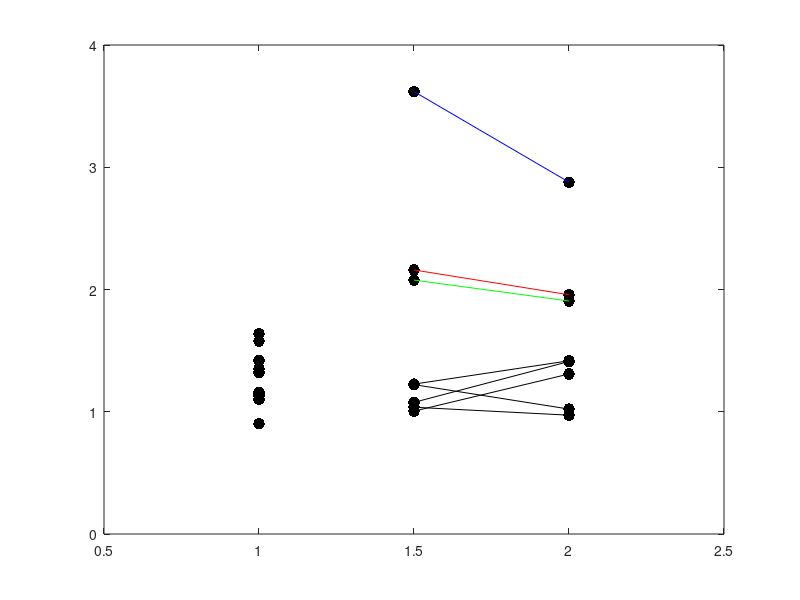
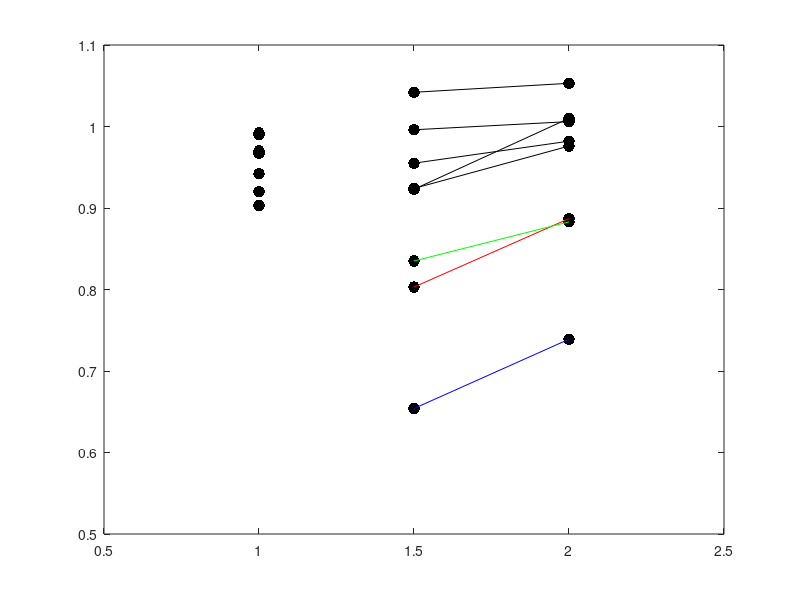
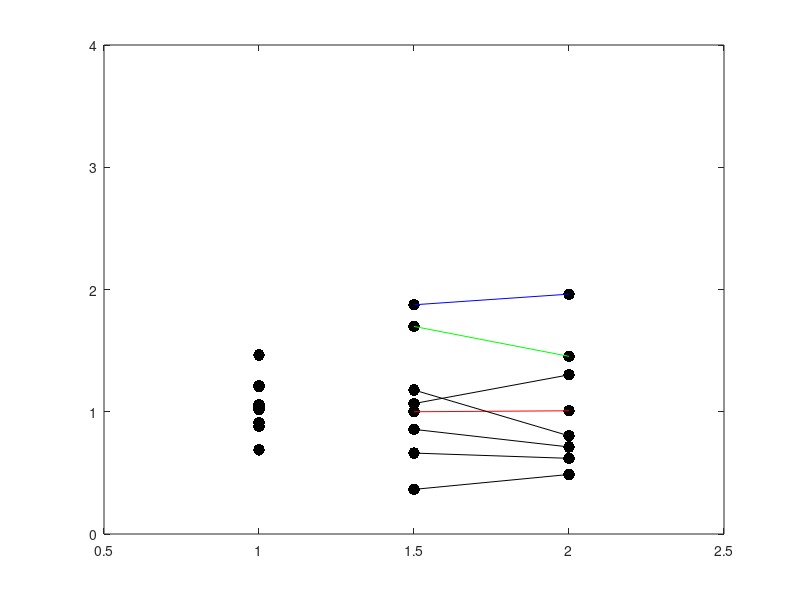
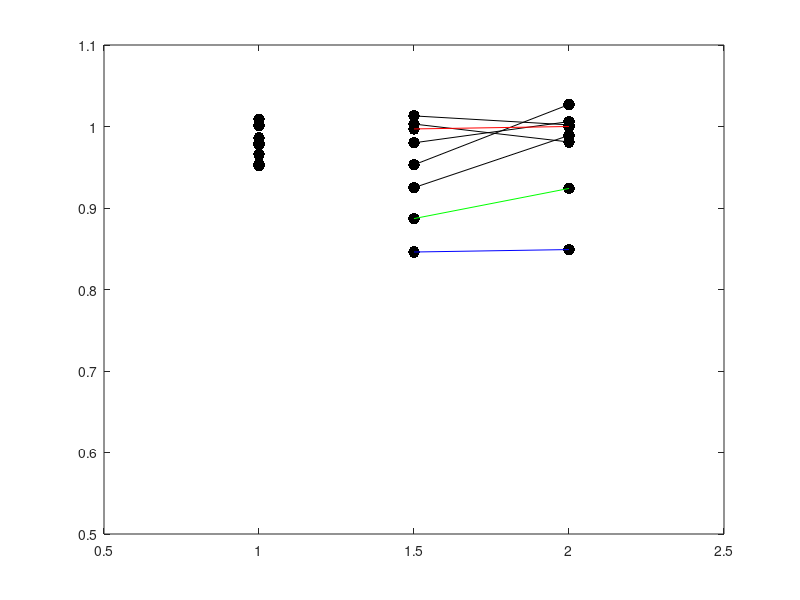

Recreate these plots in MATLAB, in order. (Note: this script raises an error after producing the figures.)
function patient_plots()
%PATIENT_PLOTS Summary of this function goes here
%   Detailed explanation goes here

% COMPARISON PLOTS
% PRIMARY ERROR
% 
colz = [1 1 1 1 1 1 1 1 1 1.5 1.5 1.5 1.5 1.5 1.5 1.5 1.5 2 2 2 2 2 2 2 2];
valz = [1.132 1.351 1.637 1.159 1.578 0.901 1.421 1.319 1.101 1.005 1.037 1.077 1.226 2.160 1.222 2.077 3.619 1.309 0.972 1.411 1.417 1.957 1.022 1.906 2.878];
p1 = [1.005 1.309];
p2 = [1.037	0.972];
p3 = [1.077 1.411];
p4 = [1.226	1.417];
p5 = [2.160	1.957];
p6 = [1.222	1.022];
p7 = [2.077	1.906];
p8 = [3.619 2.878];
col2 = [1.5 2];

figure('Name','No break trials primary error','NumberTitle','off')
plot(colz,valz,'.k','MarkerSize',25);
hold all
plot(col2,p1,'k')
plot(col2,p2,'k')
plot(col2,p3,'k')
plot(col2,p4,'k')
plot(col2,p5,'r')
plot(col2,p6,'k')
plot(col2,p7,'g')
plot(col2,p8,'b')
axis([.5,2.5,.0,4])

% % PRIMARY GAIN

colz = [1 1 1 1 1 1 1 1 1 1.5 1.5 1.5 1.5 1.5 1.5 1.5 1.5 2 2 2 2 2 2 2 2];
valz = [0.970 0.970 0.903 0.942 0.967 0.990 0.920 0.968 0.992 1.042 0.996 0.955 0.923 0.803 0.924 0.835 0.654 1.053 1.006 0.982 1.010 0.887 0.976 0.883 0.739];

p1 = [1.042 1.053];
p2 = [0.996	1.006];
p3 = [0.955 0.982];
p4 = [0.923	1.010];
p5 = [0.803	0.887];
p6 = [0.924	0.976];
p7 = [0.835	0.883];
p8 = [0.654 0.739];
col2 = [1.5 2];

figure('Name','No break trials primary gain','NumberTitle','off')
plot(colz,valz,'.k','MarkerSize',25);
hold all
plot(col2,p1,'k')
plot(col2,p2,'k')
plot(col2,p3,'k')
plot(col2,p4,'k')
plot(col2,p5,'r')
plot(col2,p6,'k')
plot(col2,p7,'g')
plot(col2,p8,'b')
axis([.5,2.5,.5,1.1]) 

% % FINAL ERROR
% 
colz = [1 1 1 1 1 1 1 1 1 1.5 1.5 1.5 1.5 1.5 1.5 1.5 1.5 2 2 2 2 2 2 2 2];
valz = [0.880 1.034 1.204 0.910 1.464 0.688 1.058 1.214 1.017 0.365 0.856 0.662 1.067 1.000 1.178 1.698 1.875 0.487 0.712 0.619 1.302 1.008 0.803 1.453 1.962];

p1 = [0.365 0.487];
p2 = [0.856 0.712];
p3 = [0.662 0.619];
p4 = [1.067 1.302];
p5 = [1.000 1.008];
p6 = [1.178 0.803];
p7 = [1.698 1.453];
p8 = [1.875 1.962];
col2 = [1.5 2];

figure('Name','No break trials final error','NumberTitle','off')
plot(colz,valz,'.k','MarkerSize',25);
hold all
plot(col2,p1,'k')
plot(col2,p2,'k')
plot(col2,p3,'k')
plot(col2,p4,'k')
plot(col2,p5,'r')
plot(col2,p6,'k')
plot(col2,p7,'g')
plot(col2,p8,'b')
axis([.5,2.5,.0,4])

% % Final GAIN

colz = [1 1 1 1 1 1 1 1 1 1.5 1.5 1.5 1.5 1.5 1.5 1.5 1.5 2 2 2 2 2 2 2 2];
valz = [0.980 1.001 0.986 0.966 0.978 1.009 0.978 0.954 0.952 1.013 0.980 1.003 0.953 0.997 0.925 0.887 0.846 1.002 1.006 0.981 1.027 1.000 0.989 0.924 0.849];

p1 = [1.013 1.002];
p2 = [0.980 1.006];
p3 = [1.003 0.981];
p4 = [0.953 1.027];
p5 = [0.997 1.000];
p6 = [0.925 0.989];
p7 = [0.887 0.924];
p8 = [0.846 0.849];
col2 = [1.5 2];

figure('Name','No break trials final gain','NumberTitle','off')
plot(colz,valz,'.k','MarkerSize',25);
hold all
plot(col2,p1,'k')
plot(col2,p2,'k')
plot(col2,p3,'k')
plot(col2,p4,'k')
plot(col2,p5,'r')
plot(col2,p6,'k')
plot(col2,p7,'g')
plot(col2,p8,'b')
axis([.5,2.5,.5,1.1]) 

% % SRT

colz = [1 1 1 1 1 1 1 1 1 1.5 1.5 1.5 1.5 1.5 1.5 1.5 1.5 2 2 2 2 2 2 2 2];
valz = [219 277 263 261 304 227 279 314 290 396 305 324 233 383 291 288 281 392 294 316 234 416 295 309 327];

p1 = [396 392];
p2 = [305 294];
p3 = [324 316];
p4 = [233 234];
p5 = [383 416];
p6 = [291 295];
p7 = [288 309];
p8 = [281 327];
col2 = [1.5 2];

figure('Name','No break trials SRT','NumberTitle','off')
plot(colz,valz,'.k','MarkerSize',25);
hold all
plot(col2,p1,'k')
plot(col2,p2,'k')
plot(col2,p3,'k')
plot(col2,p4,'k')
plot(col2,p5,'r')
plot(col2,p6,'k')
plot(col2,p7,'g')
plot(col2,p8,'b')
axis([.5,2.5,0,500]) 

% % PRIMARY GAIN VARIABILITY

colz = [1 1 1 1 1 1 1 1 1 1.5 1.5 1.5 1.5 1.5 1.5 1.5 1.5 2 2 2 2 2 2 2 2];
valz = [0.163 0.200 0.170 0.105 0.159 0.111 0.151 0.232 0.135 0.274 0.144 0.204 0.124 0.235 0.137 0.174 0.262 0.170 0.084 0.230 0.167 0.254 0.125 0.203 0.242];

p1 = [0.170 0.274];
p2 = [0.144	0.084];
p3 = [0.204 0.230];
p4 = [0.124	0.167];
p5 = [0.235	0.254];
p6 = [0.137	0.125];
p7 = [0.174	0.203];
p8 = [0.262	0.242];
col2 = [1.5 2];

figure('Name','No break trials gain variability','NumberTitle','off')
plot(colz,valz,'.k','MarkerSize',25);
hold all
plot(col2,p1,'k')
plot(col2,p2,'k')
plot(col2,p3,'k')
plot(col2,p4,'k')
plot(col2,p5,'r')
plot(col2,p6,'k')
plot(col2,p7,'g')
plot(col2,p8,'b')
axis([.5,2.5,0,0.6]) 

%%%%%%%%%%%%%%%%%%%%%%%%%%%%%%%%
% SIGNIFANCE TESTING AND PLOTS %
%%%%%%%%%%%%%%%%%%%%%%%%%%%%%%%%

% % PRIMARY ERROR

grp = {'control' 'control' 'control' 'control' 'control' 'control' 'control' 'control' 'control' 'dlpfcc' 'dlpfcc' 'dlpfcc' 'dlpfcc' 'fefc' 'dlpfcc' 'dlpfcc' 'fefc' 'dlpfci' 'dlpfci' 'dlpfci' 'dlpfci' 'fefi' 'dlpfci' 'dlpfci' 'fefi'};
valz = [1.132 1.351 1.637 1.159 1.578 0.901 1.421 1.319 1.101 1.005 1.037 1.077 1.226 2.160 1.222 2.077 3.619 1.309 0.972 1.411 1.417 1.957 1.022 1.906 2.878];
cont = [1.132 1.351 1.637 1.159 1.578 0.901 1.421 1.319 1.101];
dlpfci = [1.005 1.037 1.077 1.226 1.222 2.077];
fefi = [2.160 3.619];
dlpfcc = [1.309 0.972 1.411 1.417 1.022 1.906];
fefc = [1.957 2.878];

p = kruskalwallis(valz,grp)
pdlpfci = ranksum(cont,dlpfci)
pdlpfcc = ranksum(cont,dlpfcc)
pfefi = ranksum(cont,fefi)
pfefc = ranksum(cont,fefc)

% figure('Name','Primary error','NumberTitle','off')
% meds = [median(cont); median(dlpfci); median(dlpfcc); median(fefi); median(fefc)];
% errs = [iqr(cont); iqr(dlpfci); iqr(dlpfcc); iqr(fefi); iqr(fefc)];
% h = barwitherr(errs,meds);

figure('Name','Primary error','NumberTitle','off')
gp = [1 1 1 1 1 1 1 1 1 2 2 2 2 4 2 2 4 3 3 3 3 5 3 3 5];
boxplot(valz,gp,'whisker',0,'symbol','r','plotstyle','compact');
ylim([0 4.5])

% % PRIMARY GAIN

grp = {'control' 'control' 'control' 'control' 'control' 'control' 'control' 'control' 'control' 'dlpfcc' 'dlpfcc' 'dlpfcc' 'dlpfcc' 'fefc' 'dlpfcc' 'dlpfcc' 'fefc' 'dlpfci' 'dlpfci' 'dlpfci' 'dlpfci' 'fefi' 'dlpfci' 'dlpfci' 'fefi'};
valz = [0.970 0.970 0.903 0.942 0.967 0.990 0.920 0.968 0.992 1.042 0.996 0.955 0.923 0.803 0.924 0.835 0.654 1.053 1.006 0.982 1.010 0.887 0.976 0.883 0.739];
cont = [0.970 0.970 0.903 0.942 0.967 0.990 0.920 0.968 0.992];
dlpfci = [1.042 0.996 0.955 0.923 0.924 0.835];
fefi = [0.803 0.654];
dlpfcc = [1.053 1.006 0.982 1.010 0.976 0.883];
fefc = [0.887 0.739];

p = kruskalwallis(valz,grp)
pdlpfci = ranksum(cont,dlpfci)
pdlpfcc = ranksum(cont,dlpfcc)
pfefi = ranksum(cont,fefi)
pfefc = ranksum(cont,fefc)

figure('Name','Primary gain','NumberTitle','off')
gp = [1 1 1 1 1 1 1 1 1 2 2 2 2 4 2 2 4 3 3 3 3 5 3 3 5];
boxplot(valz,gp,'whisker',0,'symbol','r','plotstyle','compact');
ylim([.5 1.1])

% % FINAL ERROR
% 
grp = {'control' 'control' 'control' 'control' 'control' 'control' 'control' 'control' 'control' 'dlpfcc' 'dlpfcc' 'dlpfcc' 'dlpfcc' 'fefc' 'dlpfcc' 'dlpfcc' 'fefc' 'dlpfci' 'dlpfci' 'dlpfci' 'dlpfci' 'fefi' 'dlpfci' 'dlpfci' 'fefi'};
valz = [0.880 1.034 1.204 0.910 1.464 0.688 1.058 1.214 1.017 0.365 0.856 0.662 1.067 1.000 1.178 1.698 1.875 0.487 0.712 0.619 1.302 1.008 0.803 1.453 1.962];

p = kruskalwallis(valz,grp)

figure('Name','Final error','NumberTitle','off')
gp = [1 1 1 1 1 1 1 1 1 2 2 2 2 4 2 2 4 3 3 3 3 5 3 3 5];
boxplot(valz,gp,'whisker',0,'symbol','r','plotstyle','compact');
ylim([0 4.5])

% % Final GAIN

grp = {'control' 'control' 'control' 'control' 'control' 'control' 'control' 'control' 'control' 'dlpfcc' 'dlpfcc' 'dlpfcc' 'dlpfcc' 'fefc' 'dlpfcc' 'dlpfcc' 'fefc' 'dlpfci' 'dlpfci' 'dlpfci' 'dlpfci' 'fefi' 'dlpfci' 'dlpfci' 'fefi'};
valz = [0.980 1.001 0.986 0.966 0.978 1.009 0.978 0.954 0.952 1.013 0.980 1.003 0.953 0.997 0.925 0.887 0.846 1.002 1.006 0.981 1.027 1.000 0.989 0.924 0.849];

p = kruskalwallis(valz,grp)

figure('Name','Final gain','NumberTitle','off')
gp = [1 1 1 1 1 1 1 1 1 2 2 2 2 4 2 2 4 3 3 3 3 5 3 3 5];
boxplot(valz,gp,'whisker',0,'symbol','r','plotstyle','compact');
ylim([.5 1.1])

% % SRT

grp = {'control' 'control' 'control' 'control' 'control' 'control' 'control' 'control' 'control' 'dlpfcc' 'dlpfcc' 'dlpfcc' 'dlpfcc' 'fefc' 'dlpfcc' 'dlpfcc' 'fefc' 'dlpfci' 'dlpfci' 'dlpfci' 'dlpfci' 'fefi' 'dlpfci' 'dlpfci' 'fefi'};
valz = [219 277 263 261 304 227 279 314 290 396 305 324 233 383 291 288 281 392 294 316 234 416 295 309 327];
cont = [219 277 263 261 304 227 279 314 290];
dlpfci = [396 305 324 233 288 281];
fefi = [383 281];
dlpfcc = [392 294 316 234 295 309];
fefc = [416 327];

p = kruskalwallis(valz,grp)

figure('Name','SRT','NumberTitle','off')
gp = [1 1 1 1 1 1 1 1 1 2 2 2 2 4 2 2 4 3 3 3 3 5 3 3 5];
boxplot(valz,gp,'whisker',0,'symbol','r','plotstyle','compact');
ylim([0 500])

% % GAIN VARIABILITY

grp = {'control' 'control' 'control' 'control' 'control' 'control' 'control' 'control' 'control' 'dlpfcc' 'dlpfcc' 'dlpfcc' 'dlpfcc' 'fefc' 'dlpfcc' 'dlpfcc' 'fefc' 'dlpfci' 'dlpfci' 'dlpfci' 'dlpfci' 'fefi' 'dlpfci' 'dlpfci' 'fefi'};
valz = [0.163 0.200 0.170 0.105 0.159 0.111 0.151 0.232 0.135 0.274 0.144 0.204 0.124 0.235 0.137 0.174 0.262 0.170 0.084 0.230 0.167 0.254 0.125 0.203 0.242];
cont = [0.163 0.200 0.170 0.105 0.159 0.111 0.151 0.232 0.135];
dlpfci = [0.274 0.144 0.204 0.124 0.125 0.203];
fefi = [0.235 0.262];
dlpfcc = [0.170 0.084 0.230 0.167];
fefc = [0.254 0.242];

p = kruskalwallis(valz,grp)

figure('Name','Gain variability','NumberTitle','off')
gp = [1 1 1 1 1 1 1 1 1 2 2 2 2 4 2 2 4 3 3 3 3 5 3 3 5];
boxplot(valz,gp,'whisker',0,'symbol','r','plotstyle','compact');
ylim([0 .6])

% % CONTROLS L V R ERROR
le = [1.182 1.238 1.565 1.188 1.669 0.988 1.462 1.322 1.076];
ri = [1.077 1.475 1.717 1.120 1.447 0.842 1.375 1.283 1.105];

error_lr = ranksum(le,ri)

% % CONTROLS L V R GAIN

le = [0.966 0.980 0.907 0.949 0.922 0.986 0.922 0.976 0.986];
ri = [0.974 0.959 0.902 0.937 0.997 0.990 0.920 0.932 0.993];

gain_lr = ranksum(le,ri)

% % CONTROLS L V R SRT

le = [221 278 261 255 323 236 273 320 282];
ri = [219 276 265 265 291 218 285 308 300];

srt_lr = ranksum(le,ri)

% % VGS ERROR

grp = {'control' 'control' 'control' 'control' 'control' 'control' 'control' 'control' 'control' 'dlpfcc' 'dlpfcc' 'dlpfcc' 'dlpfcc' 'fefc' 'dlpfcc' 'dlpfcc' 'fefc' 'dlpfci' 'dlpfci' 'dlpfci' 'dlpfci' 'fefi' 'dlpfci' 'dlpfci' 'fefi'};
valz = [0.429 0.725 0.511 0.399 0.352 0.36 0.368 0.556 0.481 0.596 0.446 0.474 0.397 0.297 0.473 0.456 0.586 0.774 0.375 0.251 0.355 0.259 0.497 0.414 0.639];
cont = [0.429 0.725 0.511 0.399 0.352 0.36 0.368 0.556 0.481];
dlpfci = [0.774 0.375 0.251 0.355 0.497 0.414];
fefi = [0.259 0.639];
dlpfcc = [0.596 0.446 0.474 0.397 0.473 0.456];
fefc = [0.297 0.586];

p = kruskalwallis(valz,grp)
pdlpfci = ranksum(cont,dlpfci)
pdlpfcc = ranksum(cont,dlpfcc)
pfefi = ranksum(cont,fefi)
pfefc = ranksum(cont,fefc)

% figure('Name','Primary error','NumberTitle','off')
% meds = [median(cont); median(dlpfci); median(dlpfcc); median(fefi); median(fefc)];
% errs = [iqr(cont); iqr(dlpfci); iqr(dlpfcc); iqr(fefi); iqr(fefc)];
% h = barwitherr(errs,meds);

figure('Name','Primary error','NumberTitle','off')
gp = [1 1 1 1 1 1 1 1 1 2 2 2 2 4 2 2 4 3 3 3 3 5 3 3 5];
boxplot(valz,gp,'whisker',0,'symbol','r','plotstyle','compact');
ylim([0 4.5])

% for i=1:7
%     ys(i) = dt_err(i) * (sin(bins(i)));
%     xs(i) = dt_err(i) * (cos(bins(i)));
% end
% 
% xm = mean(xs);
% ym = mean(ys);
% 
% [th,r] = cart2pol(xm,ym);
% compass(th,r);

% COMPASS PLOTS
% MEAN DIRECTION

% amp = mean(dt_err_f);
% origrho=dt_err_f;
% origtheta= bins;
% [X,Y] = pol2cart(origtheta,origrho);
% for i=1:8,am(i)=X(i)*origrho(i);bm(i)=Y(i)*origrho(i);end
% Cmx=sum(am)/sum(origrho(1:8));
% Cmy=sum(bm)/sum(origrho(1:8));
% Cmvr=sqrt(Cmx.^2 + Cmy.^2);%length
% Cmvtheta=atan2(Cmy,Cmx);%angle of average vector
% Cmvrnormorig=Cmvr/mean(origrho(1:8));
% polar(origtheta,origrho)
% hold on
% polar(Cmvtheta,amp,'*r')
% compass(Cmvtheta,amp);

% MULTISTEP SACCADES

cont = [0.070 0.058 0.080 0.058 0.025 0.008 0.089 0.004 0.045];
cl = [0.040 0.028 0.024 0.027 0 0 0.051 0 0.024 0.022];
cr = [0.029 0.028 0.055 0.030 0.004 0.008 0.038 0.003 0.013 0.023];
dlpfci = [0.024 0.037 0.035 0.008 0.006 0.060];
fefi = [0.108 0.087];
dlpfcc = [0.014 0.013 0.059 0.033 0.010 0.053];
fefc = [0.167 0.178];

c = [0.070 0.058 0.080 0.058 0.025 0.008 0.089 0.004 0.045];
d = [0.039 0.051 0.095 0.042 0.017 0.114];
f = [0.276 0.265];

figure('Name','Multisteps','NumberTitle','off')
meds = [median(cont); median(dlpfci); median(dlpfcc); median(fefi); median(fefc)];
errs = [iqr(cont); iqr(dlpfci); iqr(dlpfcc); iqr(fefi); iqr(fefc)];
h = barwitherr(errs,meds);

figure('Name','Multisteps','NumberTitle','off')
meds = [median(cl); median(cr); median(dlpfcc); median(dlpfci); median(fefc); median(fefi)];
errs = [iqr(cl); iqr(cr); iqr(dlpfcc); iqr(dlpfci); iqr(fefc); iqr(fefi)];
h = barwitherr(errs,meds);

figure('Name','Multisteps','NumberTitle','off')
meds = [median(c); median(d); median(f)];
errs = [iqr(c); iqr(d); iqr(f)];
h = barwitherr(errs,meds);

grp = {'control' 'control' 'control' 'control' 'control' 'control' 'control' 'control' 'control' 'dlpfcc' 'dlpfcc' 'dlpfcc' 'dlpfcc' 'fefc' 'dlpfcc' 'dlpfcc' 'fefc' 'dlpfci' 'dlpfci' 'dlpfci' 'dlpfci' 'fefi' 'dlpfci' 'dlpfci' 'fefi'};
valz = [0.070 0.058 0.080 0.058 0.025 0.008 0.089 0.004 0.045 0.014 0.013 0.059 0.033 0.167 0.010 0.053 0.178 0.024 0.037 0.035 0.008 0.108 0.006 0.060 0.087];

p = kruskalwallis(valz,grp)

pdlpfci = ranksum(cont,dlpfci)
pdlpfcc = ranksum(cont,dlpfcc)
pfefi = ranksum(cont,fefi)
pfefc = ranksum(cont,fefc)

% SACCADE COUNT

grp = {'control' 'control' 'control' 'control' 'control' 'control' 'control' 'control' 'control' 'dlpfc' 'dlpfc' 'dlpfc' 'dlpfc' 'dlpfc' 'dlpfc' 'fef' 'fef'};
valz = [1.589 1.543 1.893 1.457 1.502 1.410 1.611 1.192 1.576 1.411 1.367 1.647 1.437 1.315 1.633 2.253 2.255];
cont = [1.589 1.543 1.893 1.457 1.502 1.410 1.611 1.192 1.576];
dlpfc = [1.411 1.367 1.647 1.437 1.315 1.633];
fef = [2.253 2.255];

p = kruskalwallis(valz,grp)

figure('Name','Saccades per trial','NumberTitle','off')
gp = [1 1 1 1 1 1 1 1 1 2 2 2 2 2 2 3 3];
boxplot(valz,gp,'whisker',0,'symbol','r','plotstyle','compact');
ylim([1 2.5])

c1 = [0.511 0.507 0.266 0.564 0.866 0.608 0.488 0.815 0.490];
c2 = [0.389 0.446 0.574 0.375 0.124 0.375 0.417 0.177 0.444];
c3 = [0.100 0.043 0.159 0.058 0.010 0.017 0.092 0.008 0.066];
c4 = [0 0.003 0 0.003 0 0 0.003 0 0 0.001];
c5 = [0 0 0 0 0 0 0 0 0];
c6 = [0 0 0 0 0 0 0 0 0];

d1 = [0.637 0.691 0.483 0.618 0.718 0.448];
d2 = [0.316 0.252 0.395 0.328 0.248 0.473];
d3 = [0.048 0.058 0.115 0.055 0.034 0.075];
d4 = [0 0 0.007 0 0 0.004];
d5 = [0 0 0 0 0 0];
d6 = [0 0 0 0 0 0];

f1 = [0.157 0.222];
f2 = [0.510 0.412];
f3 = [0.270 0.267];
f4 = [0.050 0.082];
f5 = [0.013 0.014];
f6 = [0 0];

cvec = [mean(c1) mean(c2) mean(c3) mean(c4) mean(c5) mean(c6)];
dvec = [mean(d1) mean(d2) mean(d3) mean(d4) mean(d5) mean(d6)];
fvec = [mean(f1) mean(f2) mean(f3) mean(f4) mean(f5) mean(f6)];

cerr = [std(c1)/sqrt(length(c1)) std(c2)/sqrt(length(c2)) std(c3)/sqrt(length(c3)) std(c4)/sqrt(length(c4)) std(c5)/sqrt(length(c5)) std(c6)/sqrt(length(c6))];
derr = [std(d1)/sqrt(length(d1)) std(d2)/sqrt(length(d2)) std(d3)/sqrt(length(d3)) std(d4)/sqrt(length(d4)) std(d5)/sqrt(length(d5)) std(d6)/sqrt(length(d6))];
ferr = [std(f1)/sqrt(length(f1)) std(f2)/sqrt(length(f2)) std(f3)/sqrt(length(f3)) std(f4)/sqrt(length(f4)) std(f5)/sqrt(length(f5)) std(f6)/sqrt(length(f6))];

x=[1 2 3 4 5 6];
figure;
hold on
H(1) = shadedErrorBar(x,cvec,cerr,'g',0);
H(2) = shadedErrorBar(x,dvec,derr,'b',0);
H(3) = shadedErrorBar(x,fvec,ferr,'r',0);

x=[1 2 3 4 5 6];
figure;
errorbar(x,cvec,cerr,'-o');
hold all
errorbar(x-.1,dvec,derr,'-o');
errorbar(x+.1,fvec,ferr,'-o');

figure('Name','Saccades per trial','NumberTitle','off')
plot(cvec,'-o');
hold all
plot(dvec,'-o');
plot(fvec,'-o');

% CONTROL AGES

% [27 45 35 32 20 20 29 gal ala]

end

